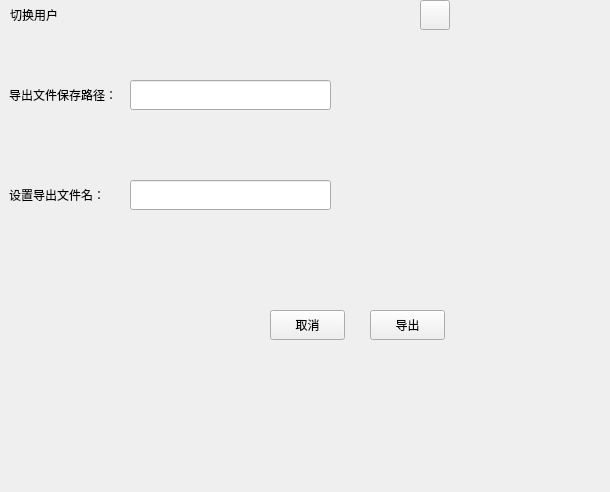
<?xml version="1.0" encoding="UTF-8"?>
<ui version="4.0">
 <class>OutPut</class>
 <widget class="QWidget" name="OutPut">
  <property name="geometry">
   <rect>
    <x>0</x>
    <y>0</y>
    <width>610</width>
    <height>492</height>
   </rect>
  </property>
  <property name="windowTitle">
   <string>Form</string>
  </property>
  <widget class="QLabel" name="TitleLab">
   <property name="geometry">
    <rect>
     <x>0</x>
     <y>10</y>
     <width>461</width>
     <height>31</height>
    </rect>
   </property>
   <property name="text">
    <string/>
   </property>
  </widget>
  <widget class="QPushButton" name="CancleBtn">
   <property name="geometry">
    <rect>
     <x>270</x>
     <y>310</y>
     <width>75</width>
     <height>30</height>
    </rect>
   </property>
   <property name="text">
    <string>取消</string>
   </property>
  </widget>
  <widget class="QLabel" name="PasswordLab">
   <property name="geometry">
    <rect>
     <x>9</x>
     <y>180</y>
     <width>121</width>
     <height>30</height>
    </rect>
   </property>
   <property name="text">
    <string>设置导出文件名：</string>
   </property>
  </widget>
  <widget class="QPushButton" name="CloseBtn">
   <property name="geometry">
    <rect>
     <x>420</x>
     <y>0</y>
     <width>30</width>
     <height>30</height>
    </rect>
   </property>
   <property name="text">
    <string/>
   </property>
  </widget>
  <widget class="QLabel" name="InerLab">
   <property name="geometry">
    <rect>
     <x>50</x>
     <y>60</y>
     <width>401</width>
     <height>231</height>
    </rect>
   </property>
   <property name="styleSheet">
    <string notr="true"/>
   </property>
   <property name="text">
    <string/>
   </property>
  </widget>
  <widget class="QLineEdit" name="FileEdit">
   <property name="geometry">
    <rect>
     <x>130</x>
     <y>80</y>
     <width>201</width>
     <height>30</height>
    </rect>
   </property>
  </widget>
  <widget class="QPushButton" name="SaveBtn">
   <property name="geometry">
    <rect>
     <x>370</x>
     <y>310</y>
     <width>75</width>
     <height>30</height>
    </rect>
   </property>
   <property name="text">
    <string>导出</string>
   </property>
  </widget>
  <widget class="QLabel" name="UserLab">
   <property name="geometry">
    <rect>
     <x>9</x>
     <y>80</y>
     <width>121</width>
     <height>30</height>
    </rect>
   </property>
   <property name="text">
    <string>导出文件保存路径：</string>
   </property>
  </widget>
  <widget class="QLabel" name="label">
   <property name="geometry">
    <rect>
     <x>10</x>
     <y>0</y>
     <width>80</width>
     <height>30</height>
    </rect>
   </property>
   <property name="text">
    <string>切换用户</string>
   </property>
  </widget>
  <widget class="QLineEdit" name="FileNameEdit">
   <property name="geometry">
    <rect>
     <x>130</x>
     <y>180</y>
     <width>201</width>
     <height>30</height>
    </rect>
   </property>
  </widget>
  <zorder>InerLab</zorder>
  <zorder>TitleLab</zorder>
  <zorder>CancleBtn</zorder>
  <zorder>PasswordLab</zorder>
  <zorder>CloseBtn</zorder>
  <zorder>FileEdit</zorder>
  <zorder>SaveBtn</zorder>
  <zorder>UserLab</zorder>
  <zorder>label</zorder>
  <zorder>FileNameEdit</zorder>
 </widget>
 <resources/>
 <connections/>
</ui>
